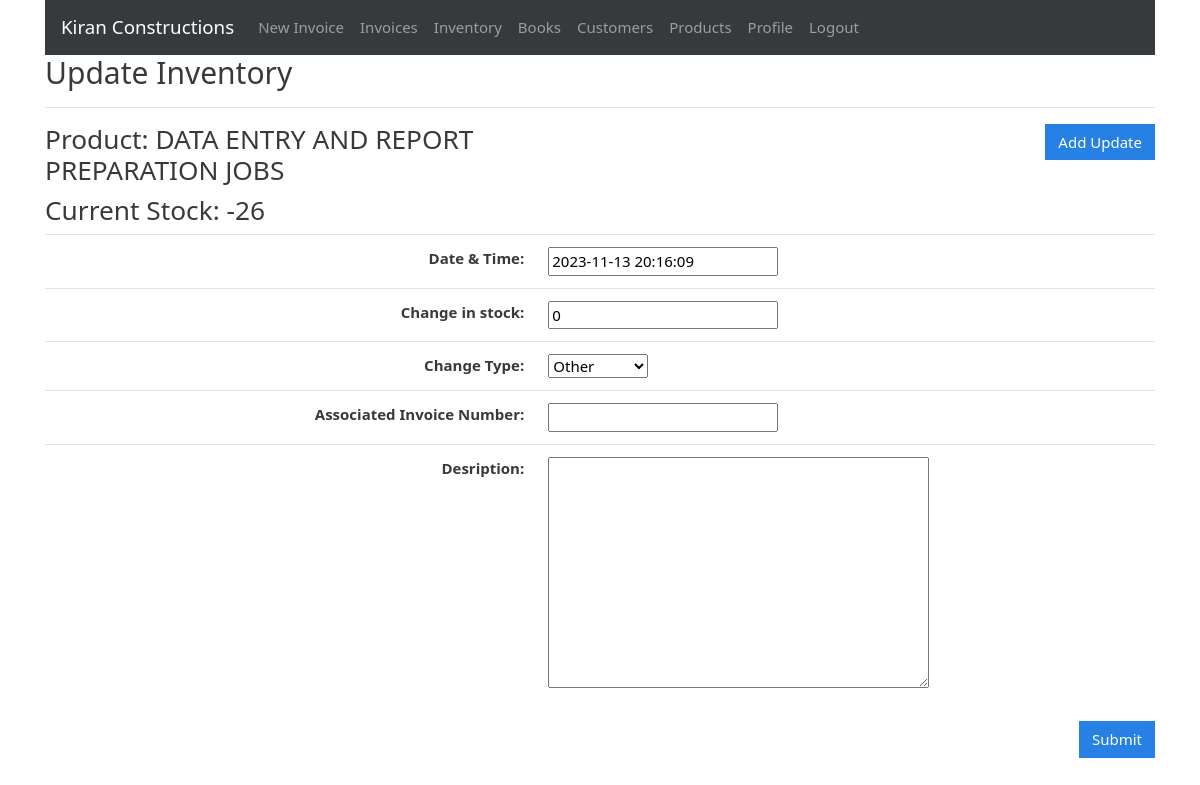
The page /inventory/4/addupdate (signed in) on the database as committed earlier.
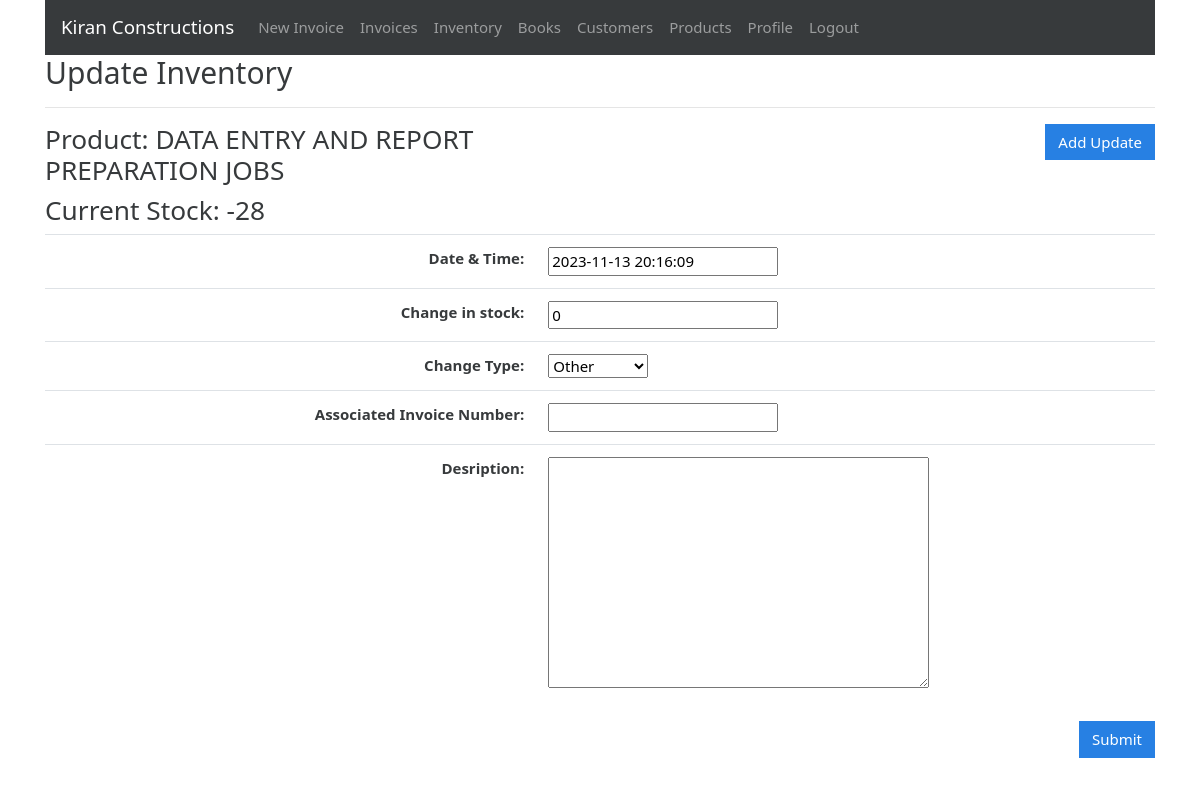
The same page on the database as committed later.
### gstbillingapp/models.py (models this page shows, shortened)
class Inventory(models.Model):
    user = models.ForeignKey(User, null=True, blank=True, on_delete=models.SET_NULL)
    product = models.ForeignKey(Product, null=True, blank=True, on_delete=models.SET_NULL)
    current_stock = models.IntegerField(default=0)
    alert_level = models.IntegerField(default=0)
    last_log = models.ForeignKey(InventoryLog, null=True, blank=True, default=None, on_delete=models.SET_NULL)

class Product(models.Model):
    user = models.ForeignKey(User, null=True, blank=True, on_delete=models.SET_NULL)
    item_number = models.CharField(max_length=200, blank=True, null=True)
    product_sac = models.CharField(max_length=50, null=True, blank=True)
    service_number = models.CharField(max_length=200, blank=True, null=True)
    product_description = models.CharField(max_length=200, blank=True, null=True)
    product_unit = models.CharField(max_length=50)
    product_gst_percentage = models.FloatField()
    product_rate_with_gst = models.FloatField()
    def __str__(self):
        return str(self.product_description)

### gstbillingapp/views.py (the view, shortened to what this page needs)
# urls.py: path('inventory/<int:inventory_id>/addupdate', views.inventory_logs_add, name='inventory_logs_add'),
@login_required
def inventory_logs_add(request, inventory_id):
    context = {}
    inventory = get_object_or_404(Inventory, id=inventory_id, user=request.user)
    inventory_logs = Inventory.objects.filter(user=request.user, product=inventory.product)
    context['inventory'] = inventory
    context['inventory_logs'] = inventory_logs
    context['form'] = InventoryLogForm()
    return render(request, 'gstbillingapp/inventory_logs_add.html', context)

### gstbillingapp/forms.py
class InventoryLogForm(ModelForm):
    class Meta:
        model = InventoryLog
        fields = ['date', 'change', 'change_type', 'description']

### Gst-Billing-Python-Django/gstbillingapp/templates/gstbillingapp/inventory_logs_add.html (shortened to what this page needs)
{% extends "gstbillingapp/base.html" %}
{% load static %}
{% block content %}
<h2>Update Inventory</h2>
<hr>
<div class="row">
	<div class="col">
		<h3>Product: {{inventory.product}}</h3>
		<h3>Current Stock: {{inventory.current_stock}}</h3>
	</div>
	<div class="col">
		<a href="{% url 'inventory_logs_add' inventory.id %}" id="add_customer_btn"><button type="button" class="btn btn-primary">Add Update</button></a>
	</div>
</div>
<form method="POST">
	<table class="table">
		<tbody class="two-col-form">
			<tr>
				<th scope="row" class="text-right">Date & Time:</th>
				<td class="form-input-td">{{form.date}}</td>
			</tr>
			<tr>
				<th scope="row" class="text-right">Change in stock:</th>
				<td class="form-input-td">{{form.change}}</td>
			</tr>
			<tr>
				<th scope="row" class="text-right">Change Type:</th>
				<td class="form-input-td">{{form.change_type}}</td>
			</tr>
			<tr>
				<th scope="row" class="text-right">Associated Invoice Number:</th>
				<td class="form-input-td"><input type="text" name="invoice_no"></ins></td>
			</tr>
			<tr>
				<th scope="row" class="text-right">Desription:</th>
				<td class="form-input-td">{{form.description}}</td>
			</tr>
		</tbody>
	</table>
	<input type="submit" class="btn btn-primary float-right" value="Submit">
</form>
{% endblock %}

Rows that differ between the two databases and show on the page:
changed Inventory "DATA ENTRY AND REPORT PREPARATION JOBS": current_stock "-26" → "-28"
